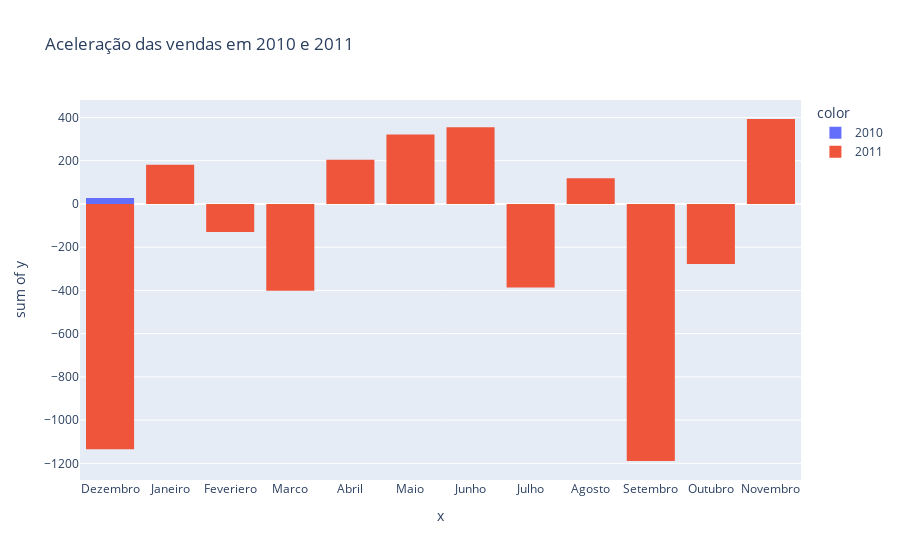

Notebook cell for this chart:
### Code cell
px.histogram(x=df_vendas_filtro['mes'], y=df_vendas_filtro['Aceleracao'],
           color=df_vendas_filtro['ano'], title='Aceleração das vendas em 2010 e 2011')

### Figure 1 — Plotly figure (JSON) as saved in the notebook; plotly's stock layout.template omitted (floating-point values rounded to 4 significant figures; data arrays with more than 128 entries replaced by an {"elided": "..."} marker saying what was removed)
{"data": [{"alignmentgroup": "True", "bingroup": "x", "histfunc": "sum", "hovertemplate": "color=2010<br>x=%{x}<br>sum of y=%{y}<extra></extra>", "legendgroup": "2010", "marker": {"color": "#636efa", "pattern": {"shape": ""}}, "name": "2010", "offsetgroup": "2010", "orientation": "v", "showlegend": true, "type": "histogram", "x": ["Dezembro", "Dezembro", "Dezembro", "Dezembro", "Dezembro", "Dezembro", "Dezembro", "Dezembro", "Dezembro", "Dezembro", "Dezembro", "Dezembro", "Dezembro", "Dezembro", "Dezembro", "Dezembro", "Dezembro", "Dezembro", "Dezembro", "Dezembro"], "xaxis": "x", "y": [null, null, -1048, 2649, -2478, 0, 1637, -1106, -83, 458, -276, 440, -520, 592, -1292, 742, 560, -813, 307, 258], "yaxis": "y"}, {"alignmentgroup": "True", "bingroup": "x", "histfunc": "sum", "hovertemplate": "color=2011<br>x=%{x}<br>sum of y=%{y}<extra></extra>", "legendgroup": "2011", "marker": {"color": "#EF553B", "pattern": {"shape": ""}}, "name": "2011", "offsetgroup": "2011", "orientation": "v", "showlegend": true, "type": "histogram", "x": {"elided": "285 str values"}, "xaxis": "x", "y": {"elided": "285 int values"}, "yaxis": "y"}], "layout": {"barmode": "relative", "legend": {"title": {"text": "color"}, "tracegroupgap": 0}, "title": {"text": "Aceleração das vendas em 2010 e 2011"}, "xaxis": {"anchor": "y", "domain": [0, 1], "title": {"text": "x"}}, "yaxis": {"anchor": "x", "domain": [0, 1], "title": {"text": "sum of y"}}}}
